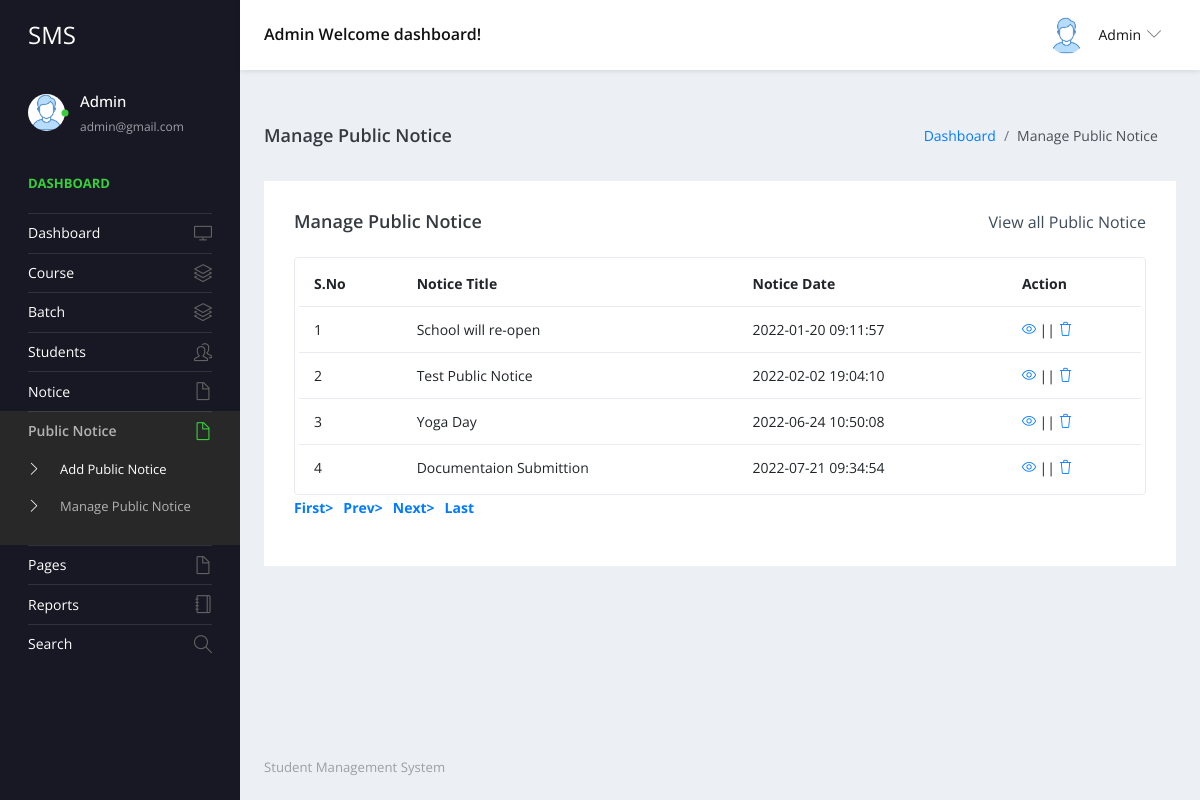
Screenshot of /studentms/admin/manage-public-notice.php (signed in) with the database file from the repository.
### tables this page shows
CREATE TABLE `tblpublicnotice` (
  `ID` int(11) NOT NULL,
  `NoticeTitle` varchar(200) DEFAULT NULL,
  `NoticeMessage` mediumtext DEFAULT NULL,
  `CreationDate` timestamp NULL DEFAULT current_timestamp()
);

### studentms/admin/manage-public-notice.php (the view, shortened to what this page needs)
<?php
include('includes/dbconnection.php');
if (strlen($_SESSION['sturecmsaid']==0)) {
  header('location:logout.php');
  } else{
?>
<!DOCTYPE html>
<html lang="en">
  <head>
    <link rel="stylesheet" href="vendors/simple-line-icons/css/simple-line-icons.css">
    <link rel="stylesheet" href="vendors/flag-icon-css/css/flag-icon.min.css">
    <link rel="stylesheet" href="vendors/css/vendor.bundle.base.css">
    <link rel="stylesheet" href="./vendors/daterangepicker/daterangepicker.css">
    <link rel="stylesheet" href="./vendors/chartist/chartist.min.css">
    <link rel="stylesheet" href="./css/style.css">
  </head>
  <body>
    <div class="container-scroller">
     <?php include_once('includes/header.php');?>
      <div class="container-fluid page-body-wrapper">
        <?php include_once('includes/sidebar.php');?>
        <div class="main-panel">
          <div class="content-wrapper">
             <div class="page-header">
              <h3 class="page-title"> Manage Public Notice </h3>
              <nav aria-label="breadcrumb">
                <ol class="breadcrumb">
                  <li class="breadcrumb-item"><a href="dashboard.php">Dashboard</a></li>
                  <li class="breadcrumb-item active" aria-current="page"> Manage Public Notice</li>
                </ol>
              </nav>
            </div>
            <div class="row">
              <div class="col-md-12 grid-margin stretch-card">
                <div class="card">
                  <div class="card-body">
                    <div class="d-sm-flex align-items-center mb-4">
                      <h4 class="card-title mb-sm-0">Manage Public Notice</h4>
                      <a href="#" class="text-dark ml-auto mb-3 mb-sm-0"> View all Public Notice</a>
                    </div>
                    <div class="table-responsive border rounded p-1">
                      <table class="table">
                        <thead>
                          <tr>
                            <th class="font-weight-bold">S.No</th>
                            <th class="font-weight-bold">Notice Title</th>
                            <th class="font-weight-bold">Notice Date</th>
                            <th class="font-weight-bold">Action</th>
                          </tr>
                        </thead>
                        <tbody>
                           <?php
                            if (isset($_GET['pageno'])) {
            $pageno = $_GET['pageno'];
        } else {
            $pageno = 1;
        }
        $no_of_records_per_page =15;
       $ret = "SELECT ID FROM tblpublicnotice";
$query1 = $dbh -> prepare($ret);
$query1->execute();
$total_rows=$query1->rowCount();
$total_pages = ceil($total_rows / $no_of_records_per_page);
$sql="SELECT * from tblpublicnotice";
$query = $dbh -> prepare($sql);
$query->execute();
$results=$query->fetchAll(PDO::FETCH_OBJ);
$cnt=1;
if($query->rowCount() > 0)
{
foreach($results as $row)
{               ?>
                          <tr>
                            <td><?php echo htmlentities($cnt);?></td>
                            <td><?php  echo htmlentities($row->NoticeTitle);?></td>
                            <td><?php  echo htmlentities($row->CreationDate);?></td>
                            <td>
                              <div><a href="edit-public-notice-detail.php?editid=<?php echo htmlentities ($row->ID);?>"><i class="icon-eye"></i></a>
                                                || <a href="manage-public-notice.php?delid=<?php echo ($row->ID);?>" onclick="return confirm('Do you really want to Delete ?');"> <i class="icon-trash"></i></a></div>
                            </td>
                          </tr><?php $cnt=$cnt+1;}} ?>
                        </tbody>
                      </table>
                    </div>
                    <div align="left">
    <ul class="pagination" >
        <li><a href="?pageno=1"><strong>First></strong></a></li>
        <li class="<?php if($pageno <= 1){ echo 'disabled'; } ?>">
            <a href="<?php if($pageno <= 1){ echo '#'; } else { echo "?pageno=".($pageno - 1); } ?>"><strong style="padding-left: 10px">Prev></strong></a>
        </li>
        <li class="<?php if($pageno >= $total_pages){ echo 'disabled'; } ?>">
            <a href="<?php if($pageno >= $total_pages){ echo '#'; } else { echo "?pageno=".($pageno + 1); } ?>"><strong style="padding-left: 10px">Next></strong></a>
        </li>
        <li><a href="?pageno=<?php echo $total_pages; ?>"><strong style="padding-left: 10px">Last</strong></a></li>
    </ul>
</div>
                  </div>
                </div>
              </div>
            </div>
          </div>
         <?php include_once('includes/footer.php');?>
        </div>
      </div>
    </div>
  </body>
</html><?php }  ?>

### studentms/admin/includes/header.php (shortened to what this page needs)
 <nav class="navbar default-layout-navbar col-lg-12 col-12 p-0 fixed-top d-flex flex-row">
        <div class="navbar-brand-wrapper d-flex align-items-center">
          <a class="navbar-brand brand-logo" href="dashboard.php">
            <strong style="color: white;">SMS</strong>
          </a>
        </div><?php
         $aid= $_SESSION['sturecmsaid'];
$sql="SELECT * from tbladmin where ID=:aid";
$query = $dbh -> prepare($sql);
$query->bindParam(':aid',$aid,PDO::PARAM_STR);
$query->execute();
$results=$query->fetchAll(PDO::FETCH_OBJ);
$cnt=1;
if($query->rowCount() > 0)
{
foreach($results as $row)
{               ?>
        <div class="navbar-menu-wrapper d-flex align-items-center flex-grow-1">
          <h5 class="mb-0 font-weight-medium d-none d-lg-flex"><?php  echo htmlentities($row->AdminName);?> Welcome dashboard!</h5>
          <ul class="navbar-nav navbar-nav-right ml-auto">
            <li class="nav-item dropdown d-none d-xl-inline-flex user-dropdown">
              <a class="nav-link dropdown-toggle" id="UserDropdown" href="#" data-toggle="dropdown" aria-expanded="false">
                <img class="img-xs rounded-circle ml-2" src="images/faces/face8.jpg" alt="Profile image"> <span class="font-weight-normal"> <?php  echo htmlentities($row->AdminName);?> </span></a>
                <?php $cnt=$cnt+1;}} ?>
            </li>
          </ul>
        </div>
      </nav>

### studentms/admin/includes/sidebar.php (shortened to what this page needs)
<nav class="sidebar sidebar-offcanvas" id="sidebar">
          <ul class="nav">
            <li class="nav-item nav-profile">
              <a href="#" class="nav-link">
                <div class="profile-image">
                  <img class="img-xs rounded-circle" src="images/faces/face8.jpg" alt="profile image">
                  <div class="dot-indicator bg-success"></div>
                </div>
                <div class="text-wrapper">
                  <?php
         $aid= $_SESSION['sturecmsaid'];
$sql="SELECT * from tbladmin where ID=:aid";
$query = $dbh -> prepare($sql);
$query->bindParam(':aid',$aid,PDO::PARAM_STR);
$query->execute();
$results=$query->fetchAll(PDO::FETCH_OBJ);
$cnt=1;
if($query->rowCount() > 0)
{
foreach($results as $row)
{               ?>
                  <p class="profile-name"><?php  echo htmlentities($row->AdminName);?></p>
                  <p class="designation"><?php  echo htmlentities($row->Email);?></p><?php $cnt=$cnt+1;}} ?>
                </div>
              </a>
            </li>
            <li class="nav-item nav-category">
              <span class="nav-link">Dashboard</span>
            </li>
            <li class="nav-item">
              <a class="nav-link" href="dashboard.php">
                <span class="menu-title">Dashboard</span>
                <i class="icon-screen-desktop menu-icon"></i>
              </a>
            </li>
            <li class="nav-item">
              <a class="nav-link" data-toggle="collapse" href="#auth3" aria-expanded="false" aria-controls="auth">
                <span class="menu-title">Course</span>
                <i class="icon-layers menu-icon"></i>
              </a>
              </li>
            <li class="nav-item">
              <a class="nav-link" data-toggle="collapse" href="#ui-basic" aria-expanded="false" aria-controls="ui-basic">
                <span class="menu-title">Batch</span>
                <i class="icon-layers menu-icon"></i>
              </a>
            </li>
            <li class="nav-item">
              <a class="nav-link" data-toggle="collapse" href="#ui-basic1" aria-expanded="false" aria-controls="ui-basic1">
                <span class="menu-title">Students</span>
                <i class="icon-people menu-icon"></i>
              </a>
            </li>
            <li class="nav-item">
              <a class="nav-link" data-toggle="collapse" href="#auth" aria-expanded="false" aria-controls="auth">
                <span class="menu-title">Notice</span>
                <i class="icon-doc menu-icon"></i>
              </a>
            </li>
            <li class="nav-item">
              <a class="nav-link" data-toggle="collapse" href="#auth1" aria-expanded="false" aria-controls="auth">
                <span class="menu-title">Public Notice</span>
                <i class="icon-doc menu-icon"></i>
              </a>
              <div class="collapse" id="auth1">
                <ul class="nav flex-column sub-menu">
                  <li class="nav-item"> <a class="nav-link" href="add-public-notice.php"> Add Public Notice </a></li>
                  <li class="nav-item"> <a class="nav-link" href="manage-public-notice.php"> Manage Public Notice </a></li>
                </ul>
              </div>
              </li>
              <li class="nav-item">
              <a class="nav-link" data-toggle="collapse" href="#auth2" aria-expanded="false" aria-controls="auth">
                <span class="menu-title">Pages</span>
                <i class="icon-doc menu-icon"></i>
              </a>
            </li>
              <li class="nav-item">
              <a class="nav-link" href="between-dates-reports.php">
                <span class="menu-title">Reports</span>
                <i class="icon-notebook menu-icon"></i>
              </a>
            </li>
            <li class="nav-item">
              <a class="nav-link" href="search.php">
                <span class="menu-title">Search</span>
                <i class="icon-magnifier menu-icon"></i>
              </a>
            </li>
          </ul>
        </nav>

### rows the page displays
tblpublicnotice: NoticeTitle "School will re-open", CreationDate "2022-01-20 09:11:57"
tblpublicnotice: NoticeTitle "Test Public Notice", CreationDate "2022-02-02 19:04:10"
tblpublicnotice: NoticeTitle "Yoga Day", CreationDate "2022-06-24 10:50:08"
tblpublicnotice: NoticeTitle "Documentaion Submittion", CreationDate "2022-07-21 09:34:54"

### other values shown
$row->AdminName "Admin"
$row->Email "admin@gmail.com"
